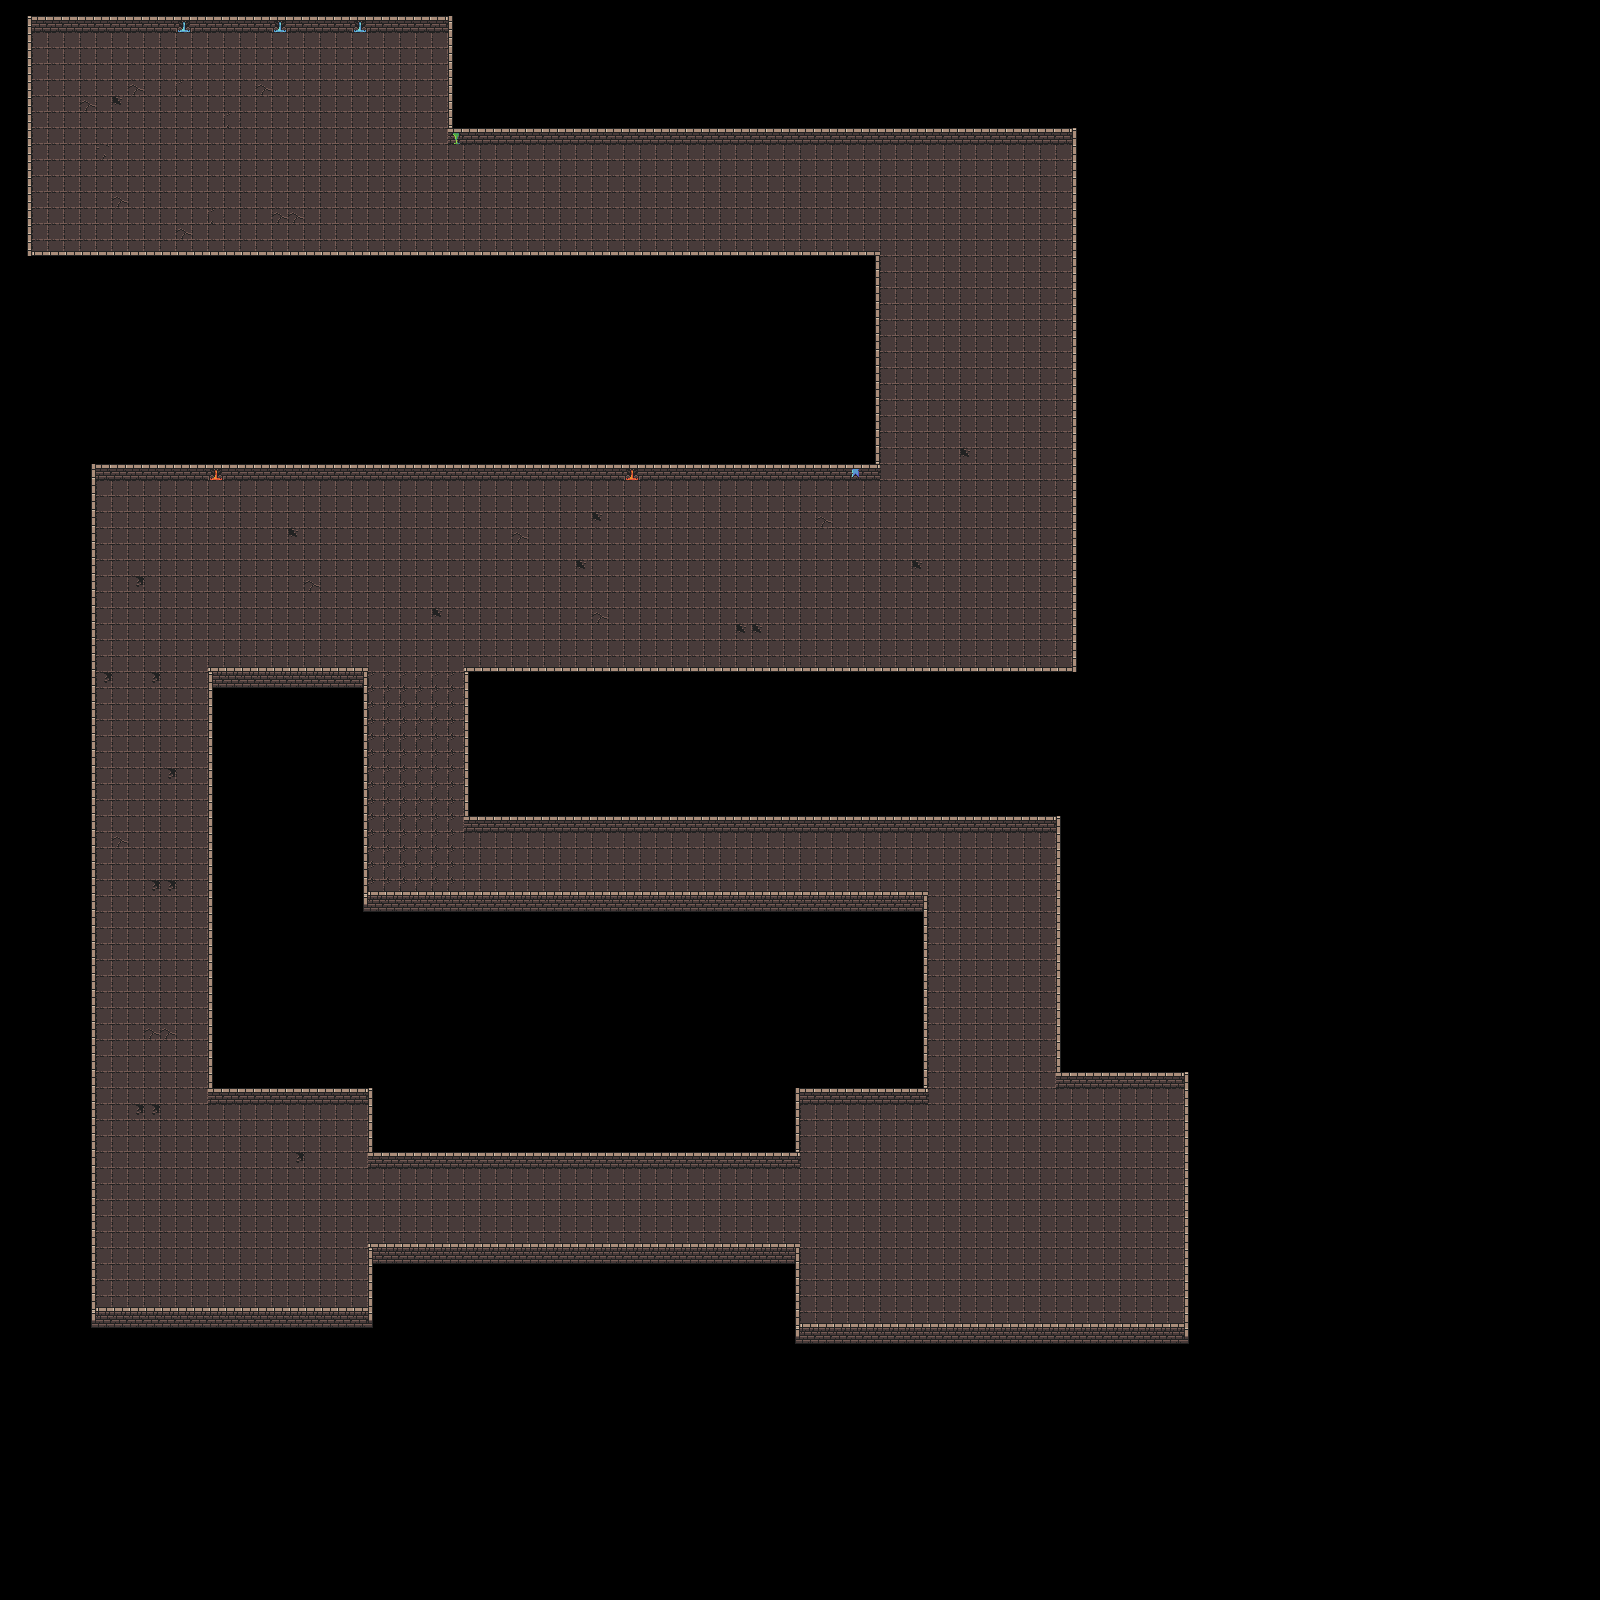

This is a level from a 2D game, rendered from its Tiled map with the project's own tilesets. A one-line summary and the map file follow, with tile-layer data summarised:
An orthogonal 100x100 tile map with 16x16 px tiles, 2 tile layers (Ground, Walls) and 26 objects.

<map version="1.10" tiledversion="1.10.1" orientation="orthogonal" renderorder="right-down" width="100" height="100" tilewidth="16" tileheight="16" infinite="0" nextlayerid="6" nextobjectid="32">
 <editorsettings>
  <export target="dungeon.json" format="json" />
 </editorsettings>
 <tileset firstgid="1" name="dungeon" tilewidth="16" tileheight="16" tilecount="1024" columns="32">
  <image source="dungeon_tiles.png" width="512" height="512" />
  <tile id="0">
   <properties>
    <property name="collides" type="bool" value="false" />
   </properties>
  </tile>
  <tile id="1">
   <properties>
    <property name="collides" type="bool" value="true" />
   </properties>
  </tile>
  <tile id="2">
   <properties>
    <property name="collides" type="bool" value="true" />
   </properties>
  </tile>
  <tile id="3">
   <properties>
    <property name="collides" type="bool" value="true" />
   </properties>
  </tile>
  <tile id="4">
   <properties>
    <property name="collides" type="bool" value="false" />
   </properties>
  </tile>
  <tile id="5">
   <properties>
    <property name="collides" type="bool" value="false" />
   </properties>
  </tile>
  <tile id="6">
   <properties>
    <property name="collides" type="bool" value="false" />
   </properties>
  </tile>
  <tile id="7">
   <properties>
    <property name="collides" type="bool" value="false" />
   </properties>
  </tile>
  <tile id="32">
   <properties>
    <property name="collides" type="bool" value="false" />
   </properties>
  </tile>
  <tile id="33">
   <properties>
    <property name="collides" type="bool" value="false" />
   </properties>
  </tile>
  <tile id="34">
   <properties>
    <property name="collides" type="bool" value="false" />
   </properties>
  </tile>
  <tile id="35">
   <properties>
    <property name="collides" type="bool" value="false" />
   </properties>
  </tile>
  <tile id="36">
   <properties>
    <property name="collides" type="bool" value="false" />
   </properties>
  </tile>
  <tile id="37">
   <properties>
    <property name="collides" type="bool" value="false" />
   </properties>
  </tile>
  <tile id="38">
   <properties>
    <property name="collides" type="bool" value="false" />
   </properties>
  </tile>
  <tile id="39">
   <properties>
    <property name="collides" type="bool" value="false" />
   </properties>
  </tile>
  <tile id="64">
   <properties>
    <property name="collides" type="bool" value="false" />
   </properties>
  </tile>
  <tile id="65">
   <properties>
    <property name="collides" type="bool" value="false" />
   </properties>
  </tile>
  <tile id="66">
   <properties>
    <property name="collides" type="bool" value="false" />
   </properties>
  </tile>
  <tile id="67">
   <properties>
    <property name="collides" type="bool" value="false" />
   </properties>
  </tile>
  <tile id="68">
   <properties>
    <property name="collides" type="bool" value="false" />
   </properties>
  </tile>
  <tile id="69">
   <properties>
    <property name="collides" type="bool" value="false" />
   </properties>
  </tile>
  <tile id="70">
   <properties>
    <property name="collides" type="bool" value="false" />
   </properties>
  </tile>
  <tile id="71">
   <properties>
    <property name="collides" type="bool" value="false" />
   </properties>
  </tile>
  <tile id="96">
   <properties>
    <property name="collides" type="bool" value="false" />
   </properties>
  </tile>
  <tile id="97">
   <properties>
    <property name="collides" type="bool" value="false" />
   </properties>
  </tile>
  <tile id="98">
   <properties>
    <property name="collides" type="bool" value="false" />
   </properties>
  </tile>
  <tile id="99">
   <properties>
    <property name="collides" type="bool" value="false" />
   </properties>
  </tile>
  <tile id="100">
   <properties>
    <property name="collides" type="bool" value="false" />
   </properties>
  </tile>
  <tile id="101">
   <properties>
    <property name="collides" type="bool" value="false" />
   </properties>
  </tile>
  <tile id="102">
   <properties>
    <property name="collides" type="bool" value="false" />
   </properties>
  </tile>
  <tile id="103">
   <properties>
    <property name="collides" type="bool" value="false" />
   </properties>
  </tile>
  <tile id="128">
   <properties>
    <property name="collides" type="bool" value="false" />
   </properties>
  </tile>
  <tile id="129">
   <properties>
    <property name="collides" type="bool" value="false" />
   </properties>
  </tile>
  <tile id="130">
   <properties>
    <property name="collides" type="bool" value="false" />
   </properties>
  </tile>
  <tile id="131">
   <properties>
    <property name="collides" type="bool" value="false" />
   </properties>
  </tile>
  <tile id="132">
   <properties>
    <property name="collides" type="bool" value="false" />
   </properties>
  </tile>
  <tile id="133">
   <properties>
    <property name="collides" type="bool" value="false" />
   </properties>
  </tile>
  <tile id="134">
   <properties>
    <property name="collides" type="bool" value="false" />
   </properties>
  </tile>
  <tile id="135">
   <properties>
    <property name="collides" type="bool" value="false" />
   </properties>
  </tile>
  <tile id="160">
   <properties>
    <property name="collides" type="bool" value="false" />
   </properties>
  </tile>
  <tile id="161">
   <properties>
    <property name="collides" type="bool" value="false" />
   </properties>
  </tile>
  <tile id="162">
   <properties>
    <property name="collides" type="bool" value="false" />
   </properties>
  </tile>
  <tile id="163">
   <properties>
    <property name="collides" type="bool" value="false" />
   </properties>
  </tile>
  <tile id="164">
   <properties>
    <property name="collides" type="bool" value="false" />
   </properties>
  </tile>
  <tile id="165">
   <properties>
    <property name="collides" type="bool" value="false" />
   </properties>
  </tile>
  <tile id="166">
   <properties>
    <property name="collides" type="bool" value="false" />
   </properties>
  </tile>
  <tile id="167">
   <properties>
    <property name="collides" type="bool" value="false" />
   </properties>
  </tile>
  <tile id="192">
   <properties>
    <property name="collides" type="bool" value="false" />
   </properties>
  </tile>
  <tile id="193">
   <properties>
    <property name="collides" type="bool" value="false" />
   </properties>
  </tile>
  <tile id="194">
   <properties>
    <property name="collides" type="bool" value="false" />
   </properties>
  </tile>
  <tile id="195">
   <properties>
    <property name="collides" type="bool" value="false" />
   </properties>
  </tile>
  <tile id="196">
   <properties>
    <property name="collides" type="bool" value="false" />
   </properties>
  </tile>
  <tile id="197">
   <properties>
    <property name="collides" type="bool" value="false" />
   </properties>
  </tile>
  <tile id="198">
   <properties>
    <property name="collides" type="bool" value="false" />
   </properties>
  </tile>
  <tile id="199">
   <properties>
    <property name="collides" type="bool" value="false" />
   </properties>
  </tile>
  <tile id="224">
   <properties>
    <property name="collides" type="bool" value="false" />
   </properties>
  </tile>
  <tile id="225">
   <properties>
    <property name="collides" type="bool" value="false" />
   </properties>
  </tile>
  <tile id="226">
   <properties>
    <property name="collides" type="bool" value="false" />
   </properties>
  </tile>
  <tile id="227">
   <properties>
    <property name="collides" type="bool" value="false" />
   </properties>
  </tile>
  <tile id="228">
   <properties>
    <property name="collides" type="bool" value="false" />
   </properties>
  </tile>
  <tile id="229">
   <properties>
    <property name="collides" type="bool" value="false" />
   </properties>
  </tile>
  <tile id="230">
   <properties>
    <property name="collides" type="bool" value="false" />
   </properties>
  </tile>
  <tile id="231">
   <properties>
    <property name="collides" type="bool" value="false" />
   </properties>
  </tile>
  <tile id="256">
   <properties>
    <property name="collides" type="bool" value="false" />
   </properties>
  </tile>
  <tile id="257">
   <properties>
    <property name="collides" type="bool" value="false" />
   </properties>
  </tile>
  <tile id="258">
   <properties>
    <property name="collides" type="bool" value="true" />
   </properties>
  </tile>
  <tile id="259">
   <properties>
    <property name="collides" type="bool" value="true" />
   </properties>
  </tile>
  <tile id="260">
   <properties>
    <property name="collides" type="bool" value="false" />
   </properties>
  </tile>
  <tile id="261">
   <properties>
    <property name="collides" type="bool" value="false" />
   </properties>
  </tile>
  <tile id="262">
   <properties>
    <property name="collides" type="bool" value="false" />
   </properties>
  </tile>
  <tile id="263">
   <properties>
    <property name="collides" type="bool" value="false" />
   </properties>
  </tile>
  <tile id="288">
   <properties>
    <property name="collides" type="bool" value="true" />
   </properties>
  </tile>
  <tile id="289">
   <properties>
    <property name="collides" type="bool" value="true" />
   </properties>
  </tile>
  <tile id="290">
   <properties>
    <property name="collides" type="bool" value="true" />
   </properties>
  </tile>
  <tile id="291">
   <properties>
    <property name="collides" type="bool" value="true" />
   </properties>
  </tile>
  <tile id="292">
   <properties>
    <property name="collides" type="bool" value="false" />
   </properties>
  </tile>
  <tile id="293">
   <properties>
    <property name="collides" type="bool" value="false" />
   </properties>
  </tile>
  <tile id="294">
   <properties>
    <property name="collides" type="bool" value="false" />
   </properties>
  </tile>
  <tile id="295">
   <properties>
    <property name="collides" type="bool" value="false" />
   </properties>
  </tile>
  <tile id="320">
   <properties>
    <property name="collides" type="bool" value="true" />
   </properties>
  </tile>
  <tile id="321">
   <properties>
    <property name="collides" type="bool" value="true" />
   </properties>
  </tile>
  <tile id="322">
   <properties>
    <property name="collides" type="bool" value="true" />
   </properties>
  </tile>
  <tile id="323">
   <properties>
    <property name="collides" type="bool" value="true" />
   </properties>
  </tile>
  <tile id="324">
   <properties>
    <property name="collides" type="bool" value="false" />
   </properties>
  </tile>
  <tile id="325">
   <properties>
    <property name="collides" type="bool" value="false" />
   </properties>
  </tile>
  <tile id="326">
   <properties>
    <property name="collides" type="bool" value="false" />
   </properties>
  </tile>
  <tile id="327">
   <properties>
    <property name="collides" type="bool" value="false" />
   </properties>
  </tile>
  <tile id="352">
   <properties>
    <property name="collides" type="bool" value="false" />
   </properties>
  </tile>
  <tile id="353">
   <properties>
    <property name="collides" type="bool" value="false" />
   </properties>
  </tile>
  <tile id="354">
   <properties>
    <property name="collides" type="bool" value="true" />
   </properties>
  </tile>
  <tile id="355">
   <properties>
    <property name="collides" type="bool" value="true" />
   </properties>
  </tile>
  <tile id="356">
   <properties>
    <property name="collides" type="bool" value="false" />
   </properties>
  </tile>
  <tile id="357">
   <properties>
    <property name="collides" type="bool" value="false" />
   </properties>
  </tile>
  <tile id="358">
   <properties>
    <property name="collides" type="bool" value="false" />
   </properties>
  </tile>
  <tile id="359">
   <properties>
    <property name="collides" type="bool" value="false" />
   </properties>
  </tile>
  <tile id="384">
   <properties>
    <property name="collides" type="bool" value="false" />
   </properties>
  </tile>
  <tile id="385">
   <properties>
    <property name="collides" type="bool" value="false" />
   </properties>
  </tile>
  <tile id="386">
   <properties>
    <property name="collides" type="bool" value="false" />
   </properties>
  </tile>
  <tile id="387">
   <properties>
    <property name="collides" type="bool" value="false" />
   </properties>
  </tile>
  <tile id="388">
   <properties>
    <property name="collides" type="bool" value="false" />
   </properties>
  </tile>
  <tile id="389">
   <properties>
    <property name="collides" type="bool" value="false" />
   </properties>
  </tile>
  <tile id="390">
   <properties>
    <property name="collides" type="bool" value="false" />
   </properties>
  </tile>
  <tile id="391">
   <properties>
    <property name="collides" type="bool" value="false" />
   </properties>
  </tile>
  <tile id="416">
   <properties>
    <property name="collides" type="bool" value="false" />
   </properties>
  </tile>
  <tile id="417">
   <properties>
    <property name="collides" type="bool" value="false" />
   </properties>
  </tile>
  <tile id="418">
   <properties>
    <property name="collides" type="bool" value="false" />
   </properties>
  </tile>
  <tile id="419">
   <properties>
    <property name="collides" type="bool" value="false" />
   </properties>
  </tile>
  <tile id="420">
   <properties>
    <property name="collides" type="bool" value="false" />
   </properties>
  </tile>
  <tile id="421">
   <properties>
    <property name="collides" type="bool" value="false" />
   </properties>
  </tile>
  <tile id="422">
   <properties>
    <property name="collides" type="bool" value="false" />
   </properties>
  </tile>
  <tile id="423">
   <properties>
    <property name="collides" type="bool" value="false" />
   </properties>
  </tile>
  <tile id="448">
   <properties>
    <property name="collides" type="bool" value="false" />
   </properties>
  </tile>
  <tile id="449">
   <properties>
    <property name="collides" type="bool" value="false" />
   </properties>
  </tile>
  <tile id="450">
   <properties>
    <property name="collides" type="bool" value="false" />
   </properties>
  </tile>
  <tile id="451">
   <properties>
    <property name="collides" type="bool" value="false" />
   </properties>
  </tile>
  <tile id="452">
   <properties>
    <property name="collides" type="bool" value="false" />
   </properties>
  </tile>
  <tile id="453">
   <properties>
    <property name="collides" type="bool" value="false" />
   </properties>
  </tile>
  <tile id="454">
   <properties>
    <property name="collides" type="bool" value="false" />
   </properties>
  </tile>
  <tile id="455">
   <properties>
    <property name="collides" type="bool" value="false" />
   </properties>
  </tile>
  <tile id="480">
   <properties>
    <property name="collides" type="bool" value="false" />
   </properties>
  </tile>
  <tile id="481">
   <properties>
    <property name="collides" type="bool" value="false" />
   </properties>
  </tile>
  <tile id="482">
   <properties>
    <property name="collides" type="bool" value="false" />
   </properties>
  </tile>
  <tile id="483">
   <properties>
    <property name="collides" type="bool" value="false" />
   </properties>
  </tile>
  <tile id="484">
   <properties>
    <property name="collides" type="bool" value="false" />
   </properties>
  </tile>
  <tile id="485">
   <properties>
    <property name="collides" type="bool" value="false" />
   </properties>
  </tile>
  <tile id="486">
   <properties>
    <property name="collides" type="bool" value="false" />
   </properties>
  </tile>
  <tile id="487">
   <properties>
    <property name="collides" type="bool" value="false" />
   </properties>
  </tile>
  <tile id="512">
   <properties>
    <property name="collides" type="bool" value="false" />
   </properties>
  </tile>
  <tile id="513">
   <properties>
    <property name="collides" type="bool" value="true" />
   </properties>
  </tile>
  <tile id="514">
   <properties>
    <property name="collides" type="bool" value="false" />
   </properties>
  </tile>
  <tile id="515">
   <properties>
    <property name="collides" type="bool" value="false" />
   </properties>
  </tile>
  <tile id="516">
   <properties>
    <property name="collides" type="bool" value="true" />
   </properties>
  </tile>
  <tile id="517">
   <properties>
    <property name="collides" type="bool" value="false" />
   </properties>
  </tile>
  <tile id="518">
   <properties>
    <property name="collides" type="bool" value="false" />
   </properties>
  </tile>
  <tile id="519">
   <properties>
    <property name="collides" type="bool" value="false" />
   </properties>
  </tile>
  <tile id="544">
   <properties>
    <property name="collides" type="bool" value="false" />
   </properties>
  </tile>
  <tile id="545">
   <properties>
    <property name="collides" type="bool" value="false" />
   </properties>
  </tile>
  <tile id="546">
   <properties>
    <property name="collides" type="bool" value="false" />
   </properties>
  </tile>
  <tile id="547">
   <properties>
    <property name="collides" type="bool" value="false" />
   </properties>
  </tile>
  <tile id="548">
   <properties>
    <property name="collides" type="bool" value="false" />
   </properties>
  </tile>
  <tile id="549">
   <properties>
    <property name="collides" type="bool" value="false" />
   </properties>
  </tile>
  <tile id="550">
   <properties>
    <property name="collides" type="bool" value="false" />
   </properties>
  </tile>
  <tile id="551">
   <properties>
    <property name="collides" type="bool" value="false" />
   </properties>
  </tile>
  <tile id="576">
   <properties>
    <property name="collides" type="bool" value="false" />
   </properties>
  </tile>
  <tile id="577">
   <properties>
    <property name="collides" type="bool" value="false" />
   </properties>
  </tile>
  <tile id="578">
   <properties>
    <property name="collides" type="bool" value="false" />
   </properties>
  </tile>
  <tile id="579">
   <properties>
    <property name="collides" type="bool" value="false" />
   </properties>
  </tile>
  <tile id="580">
   <properties>
    <property name="collides" type="bool" value="false" />
   </properties>
  </tile>
  <tile id="581">
   <properties>
    <property name="collides" type="bool" value="false" />
   </properties>
  </tile>
  <tile id="582">
   <properties>
    <property name="collides" type="bool" value="false" />
   </properties>
  </tile>
  <tile id="583">
   <properties>
    <property name="collides" type="bool" value="false" />
   </properties>
  </tile>
 </tileset>
 <layer id="3" name="Ground" width="100" height="100">
  <data>[10000 cells, 3084 non-empty, 13 distinct tile ids]</data>
 </layer>
 <layer id="1" name="Walls" width="100" height="100">
  <data>[10000 cells, 1032 non-empty, 3 distinct tile ids]</data>
 </layer>
 <objectgroup id="4" name="Chests">
  <object id="1" gid="820" x="591" y="161" width="16" height="16" />
  <object id="2" gid="820" x="1054.67" y="239.333" width="16" height="16" />
  <object id="11" gid="820" x="368" y="798" width="16" height="16" />
  <object id="12" gid="820" x="190" y="796" width="16" height="16" />
  <object id="13" gid="820" x="284" y="1120" width="16" height="16" />
  <object id="14" gid="820" x="686" y="1184" width="16" height="16" />
  <object id="15" gid="820" x="882" y="848" width="16" height="16" />
  <object id="16" gid="820" x="1166" y="1200" width="16" height="16" />
  <object id="17" gid="820" x="1051" y="662" width="16" height="16" />
 </objectgroup>
 <objectgroup id="5" name="Skeletons">
  <object id="7" gid="188" x="345" y="544" width="16" height="16" />
  <object id="8" gid="188" x="524.5" y="218.5" width="16" height="16" />
  <object id="9" gid="188" x="143.5" y="519.5" width="16" height="16" />
  </objectgroup>
</map>
<!-- 14 of 26 objects omitted -->
